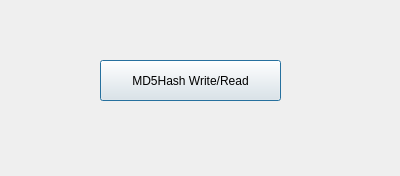
<?xml version="1.0" encoding="UTF-8"?>
<ui version="4.0">
 <class>MD5HashSample</class>
 <widget class="QDialog" name="MD5HashSample">
  <property name="geometry">
   <rect>
    <x>0</x>
    <y>0</y>
    <width>400</width>
    <height>176</height>
   </rect>
  </property>
  <property name="windowTitle">
   <string>MD5HashSample</string>
  </property>
  <widget class="QPushButton" name="pushButton">
   <property name="geometry">
    <rect>
     <x>100</x>
     <y>60</y>
     <width>181</width>
     <height>41</height>
    </rect>
   </property>
   <property name="text">
    <string>MD5Hash Write/Read</string>
   </property>
  </widget>
 </widget>
 <layoutdefault spacing="6" margin="11"/>
 <resources/>
 <connections/>
</ui>
